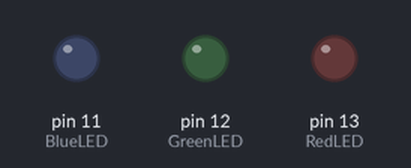
Bench run of a sketch on a simulated Arduino Uno, built with avr-gcc and run on an emulated ATmega328P. On the bench: output pins drawn as LEDs (lit = HIGH).

Above: at 0.5 s.
At 3.5 s:
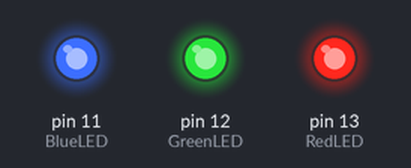
Timing chart, 0 to 4.6 s (numbered marks = the images above):
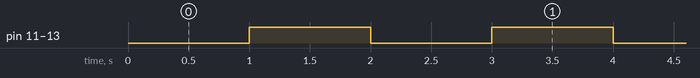

The sketch:

BlinkWithoutDelay.ino
```cpp
//initialize colors
int RedLED = 13;
int GreenLED = 12;
int BlueLED = 11;

int ledState = LOW;

unsigned long previousMillis = 0;

//constant won't change
const long interval = 1000; //interval at which to blink


void setup(){
  pinMode(RedLED, OUTPUT);
  pinMode(GreenLED, OUTPUT);
  pinMode(BlueLED, OUTPUT);
}

void loop(){

  unsigned long currentMillis = millis();

  if (currentMillis - previousMillis >= interval) {
    previousMillis = currentMillis;

    if (ledState == LOW) {
      ledState = HIGH;
    } else {
      ledState = LOW;
    }


    digitalWrite(GreenLED, ledState);


    digitalWrite(BlueLED, ledState);


    digitalWrite(RedLED, ledState);


}
}
```

Measured:
- by itself, pin 11 (BlueLED), pin 12 (GreenLED), pin 13 (RedLED): alternates HIGH for 1.0 s and LOW for 1.0 s
